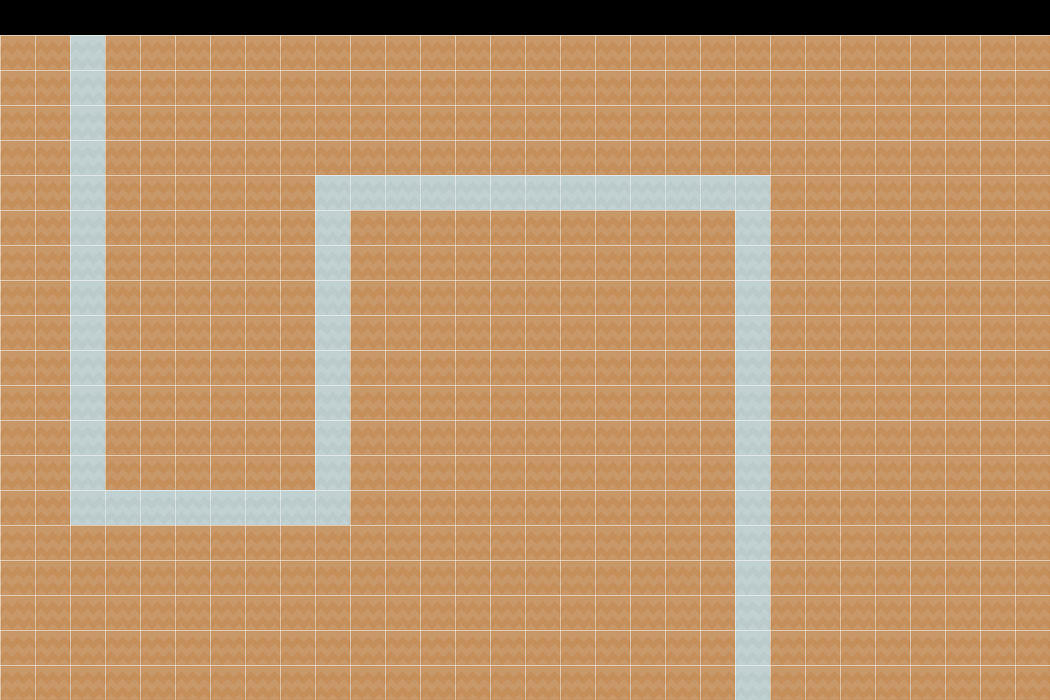

A 2D game scene composited from a Tiled map and its tileset images. What follows is a short description and the map's XML, with each tile layer's data collapsed to a summary:
An orthogonal 30x20 tile map with 35x35 px tiles, 2 tile layers (Tile Layer 1, road).

<map version="1.0" orientation="orthogonal" renderorder="right-down" width="30" height="20" tilewidth="35" tileheight="35" nextobjectid="1">
 <tileset firstgid="1" name="tileset" tilewidth="35" tileheight="35" spacing="1" margin="1" tilecount="196">
  <image source="tileset.gif" width="512" height="512" />
 </tileset>
 <layer name="Tile Layer 1" width="30" height="20">
  <data>[600 cells, 570 non-empty, 1 distinct tile ids]</data>
 </layer>
 <layer name="road" width="30" height="20">
  <data>[600 cells, 56 non-empty, 1 distinct tile ids]</data>
 </layer>
</map>
